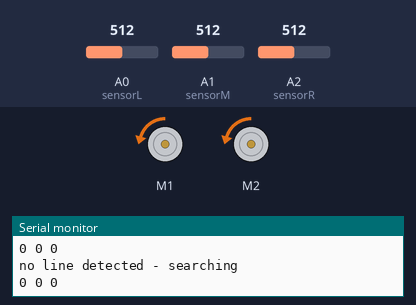
This sketch was run on a simulated Arduino Uno, built with avr-gcc and run on an emulated ATmega328P. Shown: 2 × DC motor (green arrow = forward, orange = backward, longer = faster), the last lines printed to the serial monitor. The test bench sets the inputs (shaded band); at power-on: A0 (sensorL) = 512, A1 (sensorM) = 512, A2 (sensorR) = 512.

Above: at 1.2 s.
1.3 s: A0 (sensorL) set to 105
2.8 s: A0 (sensorL) set to 94
At 4.0 s:
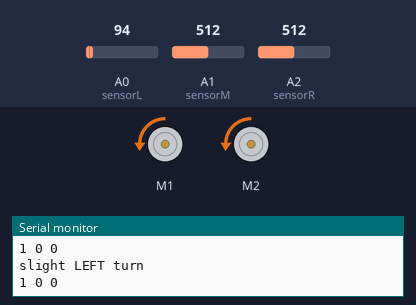
4.3 s: A1 (sensorM) set to 107
5.8 s: A1 (sensorM) set to 92
At 6.5 s:
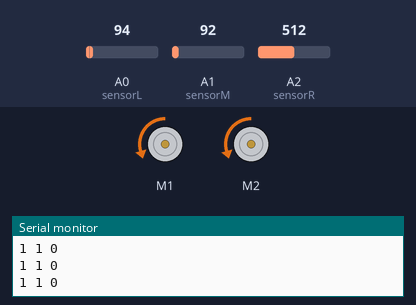
7.3 s: A0 (sensorL) set to 110
At 7.6 s:
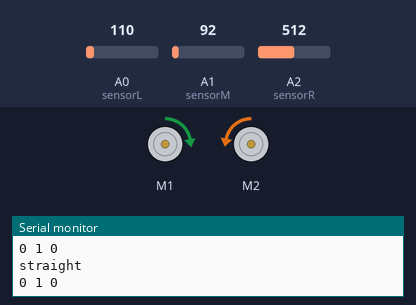
8.8 s: A2 (sensorR) set to 109
10.3 s: A2 (sensorR) set to 90
At 11.6 s:
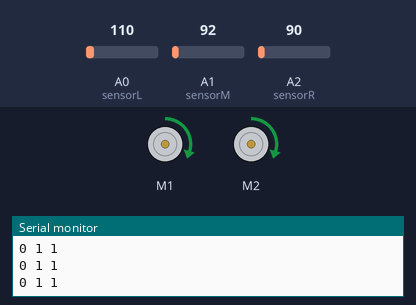
Timing chart, 0 to 12.8 s (numbered marks = the images above; inputs shaded):
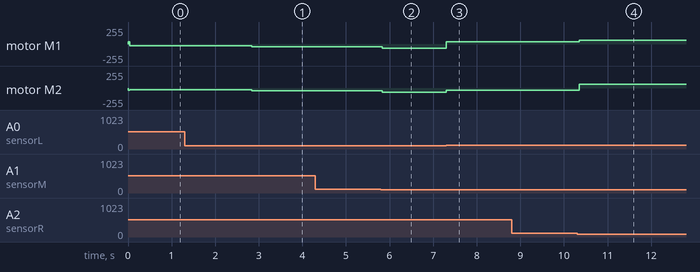

Measured:
- the behaviour switches between 100 and 99 on A2 (sensorR) (found by bisection; images 3 and 4)
- after the input at 2.8 s, motor M1, motor M2: backward 25/255 → backward 40/255 at once
- after the input at 5.8 s, motor M1, motor M2: backward 40/255 → backward 60/255 at once
- after the input at 7.3 s, motor M1: backward 60/255 → forward 31/255 at once; motor M2: backward 60/255 → backward 30/255 at once
- after the input at 10.3 s, motor M1: forward 31/255 → forward 60/255 after 0.05 s; motor M2: backward 30/255 → forward 60/255 after 0.05 s

The sketch:

control.ino
```cpp
#include <Adafruit_MotorShield.h>

// Create the motor shield object with the default I2C address
Adafruit_MotorShield AFMS = Adafruit_MotorShield();

// Initialize motors
Adafruit_DCMotor *motorL = AFMS.getMotor(1);
Adafruit_DCMotor *motorR = AFMS.getMotor(2);

// Base speeds
int baseSpeedL = 31;
int baseSpeedR = 30;
int turnSpeed = 60;        // for sharp turns
int slightTurnSpeed = 40;  // for slight turns
int searchSpeed = 25;      // speed when searching for line

// Line sensors
int sensorL = A0;
int sensorM = A1;
int sensorR = A2;

// Thresholds
int thresholdVoltageLow = 100;

// Turn state
typedef enum {
  NONE,
  RIGHT,
  LEFT
} TurnState;

TurnState turning = NONE;

void setup() {
  Serial.begin(9600);
  Serial.println("Adafruit Motorshield v2 - DC Motor test!");

  if (!AFMS.begin()) {
    Serial.println("Could not find Motor Shield. Check wiring.");
    while (1);
  }

  Serial.println("Motor Shield found.");

  motorL->setSpeed(baseSpeedL);
  motorR->setSpeed(baseSpeedR);
  motorL->run(FORWARD);
  motorR->run(BACKWARD);
}

void loop() {
  // Read sensors
  bool detectL = analogRead(sensorL) < thresholdVoltageLow;
  bool detectM = analogRead(sensorM) < thresholdVoltageLow;
  bool detectR = analogRead(sensorR) < thresholdVoltageLow;

  // Sharp turn recovery
  if (turning == LEFT && detectM && !detectL) turning = NONE;
  if (turning == RIGHT && detectM && !detectR) turning = NONE;

  // Sharp turns
  if (turning == NONE && detectL && detectM) {
    Serial.println("sharp LEFT turn");
    motorL->setSpeed(turnSpeed);
    motorR->setSpeed(turnSpeed);
    motorL->run(BACKWARD);
    motorR->run(BACKWARD);
    turning = LEFT;
  } else if (turning == NONE && detectR && detectM) {
    Serial.println("sharp RIGHT turn");
    motorL->setSpeed(turnSpeed);
    motorR->setSpeed(turnSpeed);
    motorL->run(FORWARD);
    motorR->run(FORWARD);
    turning = RIGHT;
  }
  // Slight turns and forward
  else if (detectM && !detectL && !detectR) {
    Serial.println("straight");
    motorL->setSpeed(baseSpeedL);
    motorR->setSpeed(baseSpeedR);
    motorL->run(FORWARD);
    motorR->run(BACKWARD);
  } else if (detectL && !detectM) {
    Serial.println("slight LEFT turn");
    motorL->setSpeed(slightTurnSpeed);
    motorR->setSpeed(slightTurnSpeed);
    motorL->run(BACKWARD);
    motorR->run(BACKWARD);
  } else if (detectR && !detectM) {
    Serial.println("slight RIGHT turn");
    motorL->setSpeed(slightTurnSpeed);
    motorR->setSpeed(slightTurnSpeed);
    motorL->run(FORWARD);
    motorR->run(FORWARD);
  }
  // Line lost: search for line
  else if (!detectL && !detectM && !detectR) {
    Serial.println("no line detected - searching");
    if (turning == LEFT || turning == NONE) {
      motorL->setSpeed(searchSpeed);
      motorR->setSpeed(searchSpeed);
      motorL->run(BACKWARD);
      motorR->run(BACKWARD);
    } else if (turning == RIGHT) {
      motorL->setSpeed(searchSpeed);
      motorR->setSpeed(searchSpeed);
      motorL->run(FORWARD);
      motorR->run(FORWARD);
    }
  }

  // Print sensor values for debugging
  Serial.print(detectL); Serial.print(" ");
  Serial.print(detectM); Serial.print(" ");
  Serial.println(detectR);

  delay(50);
}
```
